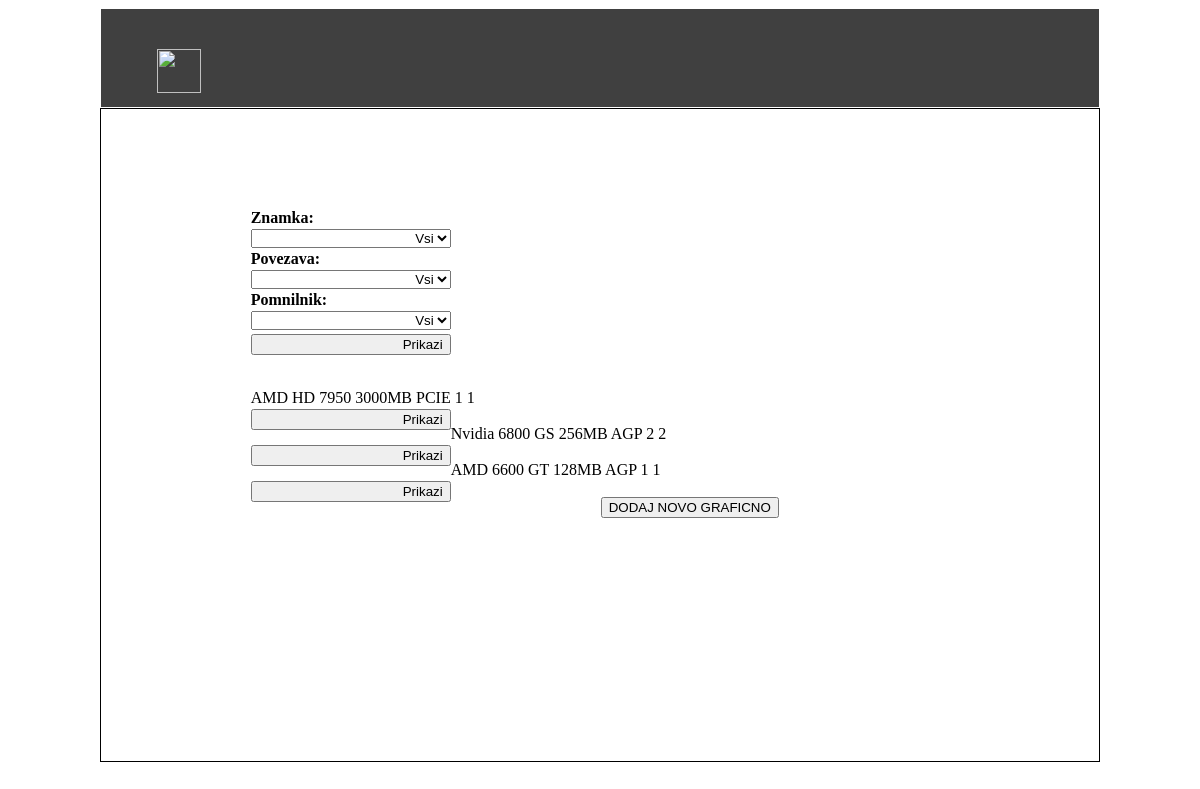
The page /app/graficne on the database as committed earlier.
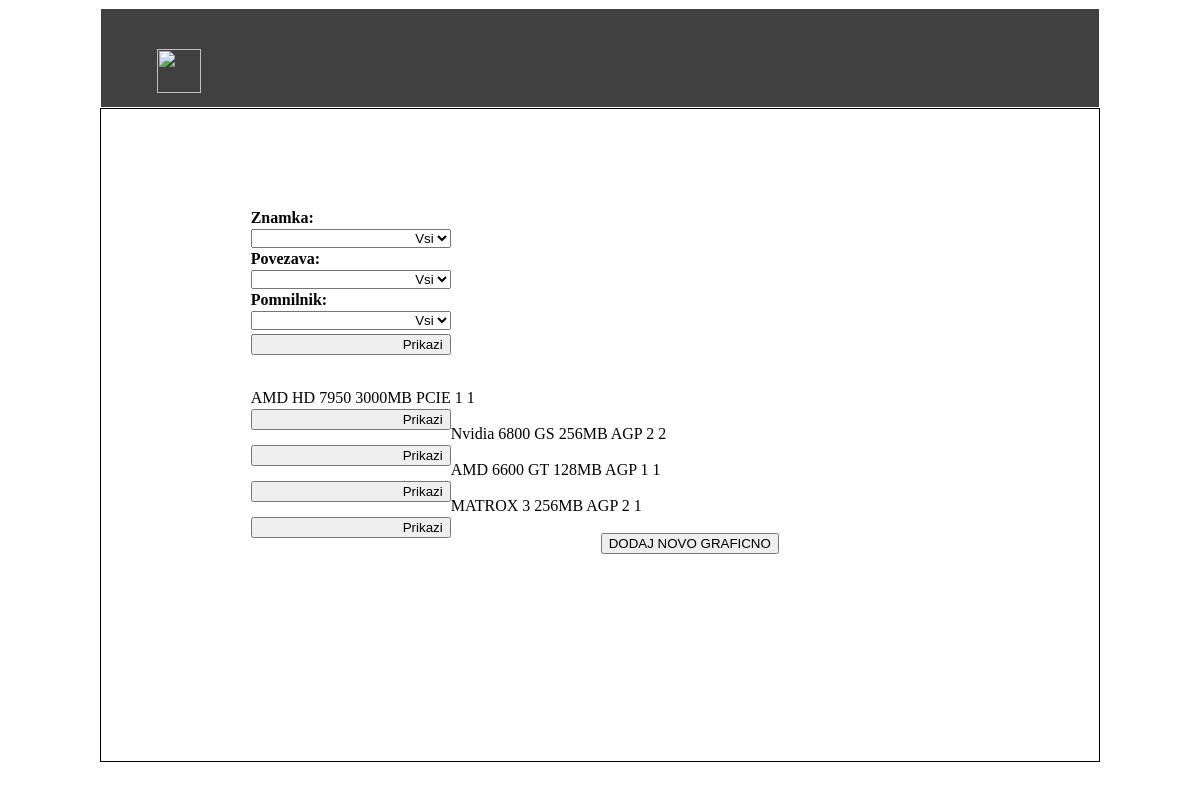
The same page on the database as committed later.
### kalkulator/models.py (models this page shows)
class Graficna(models.Model):
    znamka = models.CharField(max_length=20)
    model = models.CharField(max_length=20)
    pomnilnik = models.CharField(max_length=20)
    povezava = models.CharField(max_length=20)
    opis = models.CharField(max_length=100)
    kolicina = models.CharField(max_length=20)

### kalkulator/views.py (the view, shortened to what this page needs)
def graficne(request):
    context = {}
    graficne = Graficna.objects.all()
    znamke = Graficna.objects.values('znamka').distinct().order_by(Lower('znamka')).values_list('znamka', flat=True)
    povezave = Graficna.objects.values('povezava').distinct().order_by(Lower('povezava')).values_list('povezava', flat=True)
    pomnilniki = Graficna.objects.values('pomnilnik').distinct().order_by('pomnilnik').values_list('pomnilnik', flat=True)
    print(pomnilniki)
    context['znamke'] = znamke
    context['povezave'] = povezave
    context['pomnilniki'] = pomnilniki
    if request.method == 'GET'  and 'graficna' in request.GET:
            print('dela')
    context['graficne'] = graficne
    return render(request, 'kalkulator/graficne.html', context)

### kalkulator/templates/kalkulator/graficne.html (shortened to what this page needs)
{% extends "kalkulator/base.html" %}
{% block main %}
	<div id="Stanje">
		<form>
			<label>Znamka:</label><select name="znamka">
										<option>Vsi</option>
										</select>
			<label>Povezava:</label><select name="povezava">
										<option>Vsi</option>
										</select>
			<label>Pomnilnik:</label><select name="pomnilnik">
										<option>Vsi</option>
										</select>
			<input type="submit" id="vpisi" value="Prikazi">
		</form>
		<br>
		<br>
		<br>
		<br>
		<br>
		<br>
		<br>
		<br>
		<br>
		<br>
		{% for graficna in graficne %}
		{{graficna.znamka}} {{graficna.model}} {{graficna.pomnilnik}}MB  {{graficna.povezava}}  {{graficna.opis}} {{graficna.kolicina}}
		<form>
			<input type="submit" id="vpisi" value="Prikazi" name="graficna">
		</form>
		<br>
		{% endfor %}
		<a href="dodajGraficno" style="margin-left:150px">
			<button> DODAJ NOVO GRAFICNO</button>
		</a>
	</div>
{% endblock %}

Rows that differ between the two databases and show on the page:
added Graficna: znamka "MATROX", model "3", pomnilnik "256", povezava "AGP", opis "2", kolicina "1"
